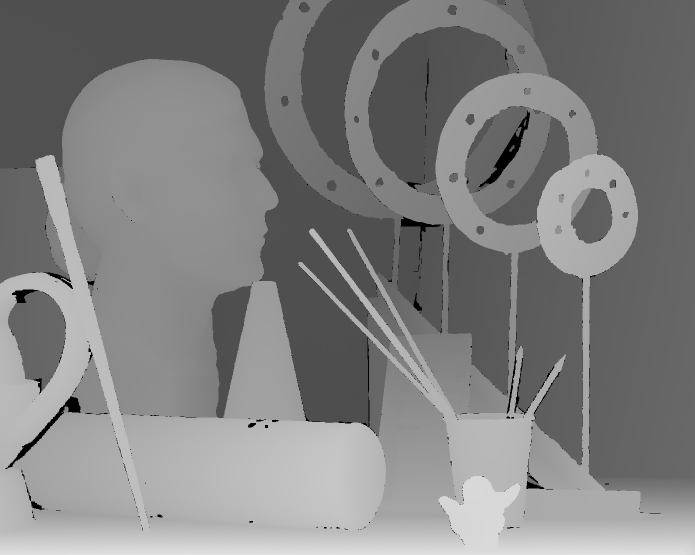
#> input picture dataset/Art/disp5.png, 1390 x 1110 px, given in place of d, which was not available (shown at 1/2 size)
$ python -i verifyEpipole.py   (imports and definitions only)   (Python 2 division)   (older library calls are emulated)
#> lines starting #> are read from the running program, lines starting #| are printed output that depends on the picture; after the words box and inside, x2 and y2 are one past the last pixel; in counts of white or black regions, pixels touching at a corner belong together; pictures that were not available may be replaced by others from this repository, and a replacement may not be noted
import cv2
import numpy as np
from matplotlib import pyplot as plt

# Custom module
from common import constantSource as cs

def drawlines(img1, img2, lines, pts1, pts2):
    ''' img1 - image on which we draw the epilines for the points in img2
        lines - corresponding epilines '''
    r, c = img1.shape
    img1 = cv2.cvtColor(img1, cv2.COLOR_GRAY2BGR)
    img2 = cv2.cvtColor(img2, cv2.COLOR_GRAY2BGR)
    for r, pt1, pt2 in zip(lines, pts1, pts2):
        color = tuple(np.random.randint(0, 255, 3).tolist())
        x0, y0 = map(int, [0, -r[2]/r[1]])
        x1, y1 = map(int, [c, -(r[2]+r[0]*c)/r[1]])
        img1 = cv2.line(img1, (x0, y0), (x1, y1), color, 1)
        img1 = cv2.circle(img1, tuple(pt1), 5, color, -1)
        img2 = cv2.circle(img2, tuple(pt2), 5, color, -1)
    return (img1, img2)

def verifyEpipolarLines(imageSource, mode=cs.path_mode):
    """
    This function verifies the epipolar lines for parallelness. And be
    used for verifying the stereo calibraion data.

    imageSource: Tuple of (image_1, image_2)
                 These can either be path or ndarray depending on 'mode' (see below)
    mode: Can be 'path_mode' or 'stream_mode'
          Specify whether 'imageSource' is path or ndarray
    """
#> called with imageSource = 'dataset/Art/disp5.png', mode = 'PATH'

    if mode == cs.path_mode:
        img1 = cv2.imread(imageSource[0], 0)
#> img1 is the input picture: shape (1110, 1390); min 0, max 225, mean 128.3
        img2 = cv2.imread(imageSource[1], 0)
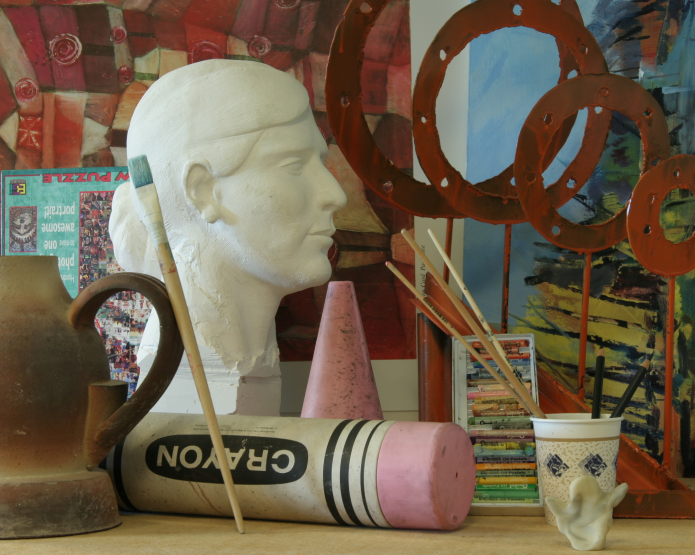
#> input picture dataset/Art/view1.png, 1390 x 1110 px, given in place of a, which was not available (shown at 1/2 size)
#> img2: shape (1110, 1390); min 2, max 243, mean 97.4
    elif mode == cs.stream_mode:
        img1 = imageSource[0]
        img2 = imageSource[1]
    else:
        print(cs.getMessage(cs.invalid_mode))
        raise Exception()

    sift = cv2.SIFT()

    # find the keypoints and descriptors with SIFT
    kp1, des1 = sift.detectAndCompute(img1, None)
#> kp1 = 628 keypoints; strongest (x, y, size): (533, 853, 4.3), (303, 1033, 2.6), (179, 701, 4), (1025, 835, 2.8)
    kp2, des2 = sift.detectAndCompute(img2, None)
#> kp2 = 4343 keypoints; strongest (x, y, size): (295, 690, 38), (1255, 422, 3.3), (1260, 401, 2.8), (237, 276, 25.2)

    # FLANN parameters
    FLANN_INDEX_KDTREE = 0
    index_params = dict(algorithm=FLANN_INDEX_KDTREE, trees=5)
    search_params = dict(checks=50)

    flann = cv2.FlannBasedMatcher(index_params, search_params)
    matches = flann.knnMatch(des1, des2, k=2)
#> matches = 628 matches

    good = []
    pts1 = []
    pts2 = []

    # ratio test as per Lowe's paper
    for i, (m, n) in enumerate(matches):
        if m.distance < 0.8*n.distance:
            good.append(m)
            pts2.append(kp2[m.trainIdx].pt)
            pts1.append(kp1[m.queryIdx].pt)
#> after the loop, good = 63 matches; pts1 = 63 pairs, first value 31.61 to 1259.9, second value 21.35 to 946; pts2 = 63 pairs, first value 4.98 to 1361.5, second value 18.61 to 941.8

    pts1 = np.int32(pts1)
#> pts1 = 63 pairs, first value 31 to 1259, second value 21 to 946
    pts2 = np.int32(pts2)
#> pts2 = 63 pairs, first value 4 to 1361, second value 18 to 941
    F, mask = cv2.findFundamentalMat(pts1, pts2, cv2.FM_LMEDS)
#> F = [[3.45e-07, 1.58e-06, -0.000911], [-1.35e-07, 1.84e-07, 8.81e-05], [-0.000354, -0.00182, 1]]; mask = 63 values, max 1 at index 1, min 0 at index 0, mean 0.905

    # We select only inlier points
    pts1 = pts1[mask.ravel() == 1]
#> pts1 = 57 pairs, first value 60 to 1259, second value 21 to 862
    pts2 = pts2[mask.ravel() == 1]
#> pts2 = 57 pairs, first value 318 to 1361, second value 18 to 941

    # Find epilines corresponding to points in right image (second image) and
    # drawing its lines on left image
    lines1 = cv2.computeCorrespondEpilines(pts2.reshape(-1, 1, 2), 2, F)
#> lines1 = 57 rows, first 8: [-0.146, -0.989, 492.3], [-0.161, -0.987, 508.4], [-0.266, -0.964, 617], [0.0303, 1, -368], [-0.189, -0.982, 537.3], [-0.172, -0.985, 520.1], [-0.592, -0.806, 925.3], [0.535, -0.845, -310.2]
    lines1 = lines1.reshape(-1, 3)
    img5 = drawlines(img1, img2, lines1, pts1, pts2)[0]
#> the loop in drawlines, `for r, pt1, pt2 in zip(lines, pts1, pts2):` made 57 passes
#> (r, pt1, pt2, color, y0, y1) on passes 1 to 9: ([-0.146, -0.989, 492.3], [60, 549], [924, 101], (172, 47, 117), 497, 292), ([-0.161, -0.987, 508.4], [95, 399], [903, 122], (192, 67, 251), 515, 288), ([-0.266, -0.964, 617], [116, 608], [914, 338], (195, 103, 9), 640, 256), ([0.0303, 1, -368], [118, 326], [1328, 673], (211, 21, 242), 368, 325), ([-0.189, -0.982, 537.3], [125, 491], [882, 179], (36, 87, 70), 547, 280), ([-0.172, -0.985, 520.1], [133, 529], [892, 143], (216, 88, 140), 528, 285), ([-0.592, -0.806, 925.3], [440, 825], [935, 797], (58, 193, 230), 1148, 126), ([0.535, -0.845, -310.2], [521, 323], [1119, 131], (39, 87, 174), -367, 513), ([0.535, -0.845, -310.2], [524, 338], [1119, 131], (88, 81, 165), -367, 513)
#> after the loop in drawlines, `for r, pt1, pt2 in zip(lines, pts1, pts2):`:
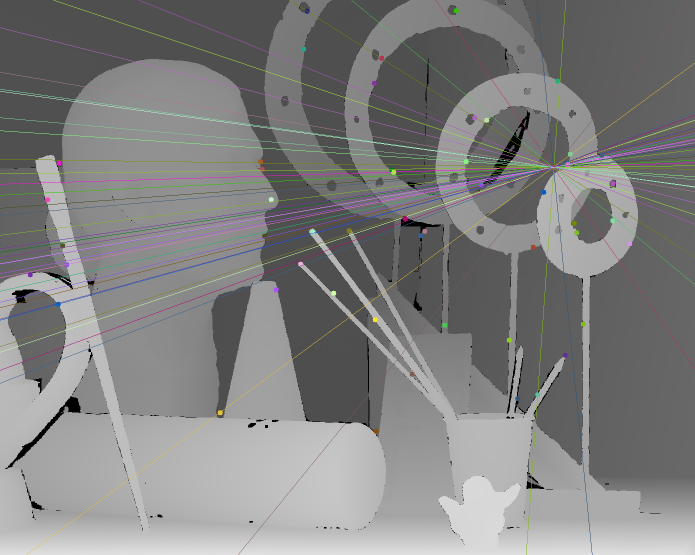
#> img1: shape (1110, 1390, 3) (shown at 1/2 size); mean B, G, R 128.4, 128.7, 128.7
#> after the loop in drawlines, `for r, pt1, pt2 in zip(lines, pts1, pts2):`:
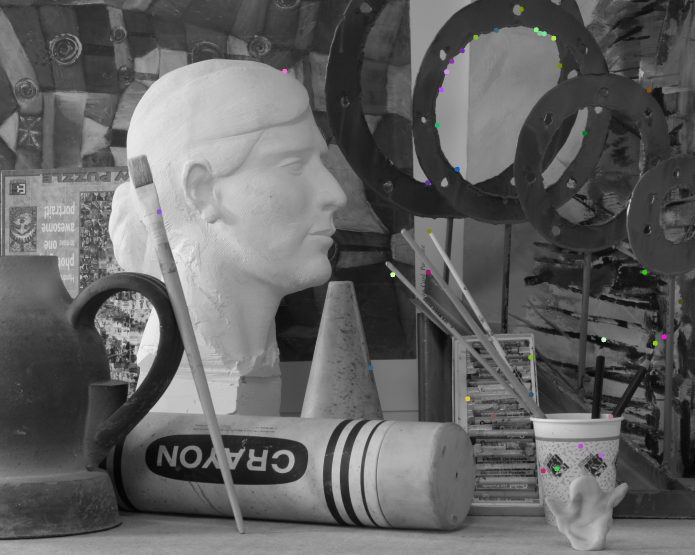
#> img2: shape (1110, 1390, 3) (shown at 1/2 size); mean B, G, R 97.4, 97.5, 97.5

    # Find epilines corresponding to points in left image (first image) and
    # drawing its lines on right image
    lines2 = cv2.computeCorrespondEpilines(pts1.reshape(-1, 1, 2), 1, F)
#> lines2 = 57 rows, first 8: [-0.117, 0.993, -102.6], [-0.856, 0.516, 837.9], [0.444, 0.896, -708.4], [-0.937, 0.349, 967.4], [-0.49, 0.872, 343.2], [-0.164, 0.986, -48.48], [0.95, 0.314, -1137.9], [-0.944, 0.33, 979.5]
    lines2 = lines2.reshape(-1, 3)
    img3 = drawlines(img2, img1, lines2, pts2, pts1)[0]
#> the loop in drawlines (call 2), `for r, pt1, pt2 in zip(lines, pts1, pts2):` made 57 passes
#> (r, pt1, pt2, color, y0, y1) on passes 1 to 9: ([-0.117, 0.993, -102.6], [924, 101], [60, 549], (50, 155, 14), 103, 267), ([-0.856, 0.516, 837.9], [903, 122], [95, 399], (41, 58, 193), -1623, 683), ([0.444, 0.896, -708.4], [914, 338], [116, 608], (36, 10, 86), 790, 102), ([-0.937, 0.349, 967.4], [1328, 673], [118, 326], (43, 104, 11), -2768, 958), ([-0.49, 0.872, 343.2], [882, 179], [125, 491], (2, 51, 80), -393, 387), ([-0.164, 0.986, -48.48], [892, 143], [133, 529], (32, 182, 128), 49, 280), ([0.95, 0.314, -1137.9], [935, 797], [440, 825], (38, 19, 174), 3626, -579), ([-0.944, 0.33, 979.5], [1119, 131], [521, 323], (42, 115, 184), -2963, 1005), ([-0.926, 0.377, 949.1], [1119, 131], [524, 338], (188, 232, 77), -2519, 898)
#> pass 1, in drawlines (call 2), `img1 = cv2.line(img1, (x0, y0), (x1, y1), color, 1)`:
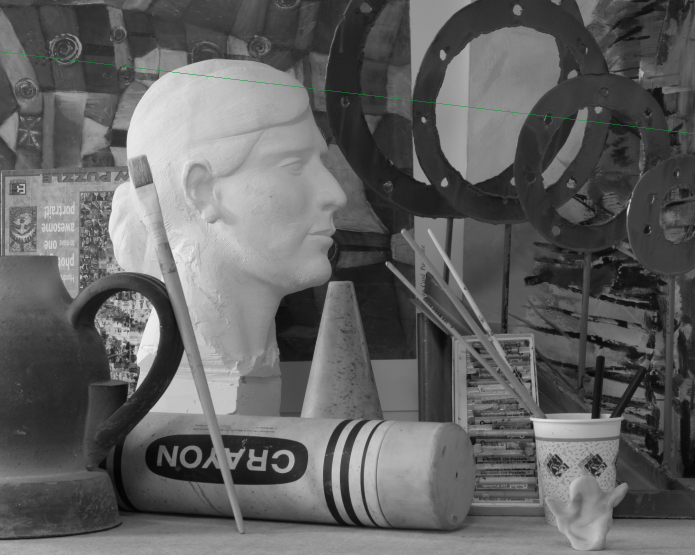
#> img1: shape (1110, 1390, 3) (shown at 1/2 size); mean B, G, R 97.4, 97.5, 97.3
#> pass 2, in drawlines (call 2), `img1 = cv2.line(img1, (x0, y0), (x1, y1), color, 1)`:
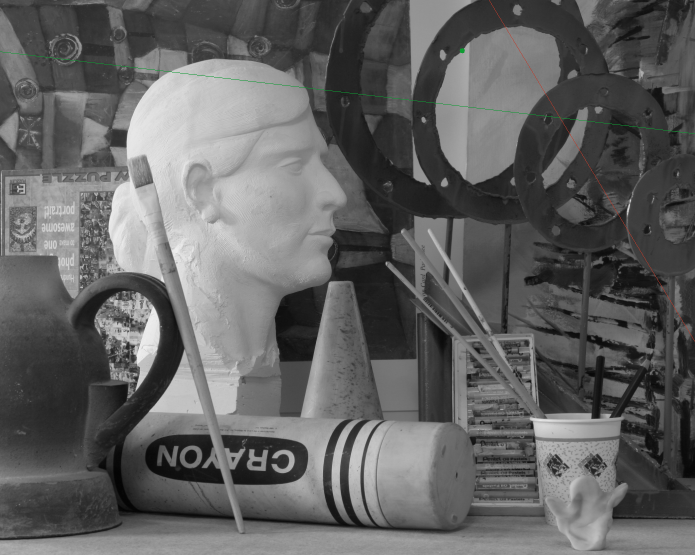
#> img1: shape (1110, 1390, 3) (shown at 1/2 size); mean B, G, R 97.3, 97.4, 97.4
#> after the loop in drawlines (call 2), `for r, pt1, pt2 in zip(lines, pts1, pts2):`:
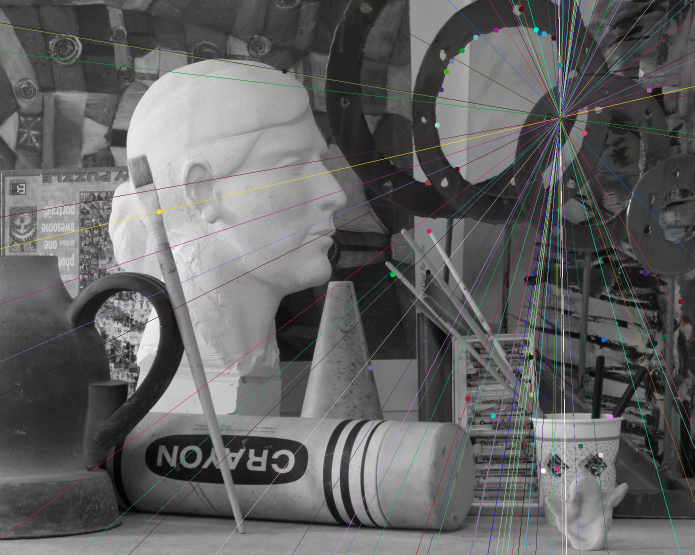
#> img1: shape (1110, 1390, 3) (shown at 1/2 size); 3.33% of pixels changed, all inside (x1, y1, x2, y2) = (0, 0, 1390, 1110)
#> after the loop in drawlines (call 2), `for r, pt1, pt2 in zip(lines, pts1, pts2):`:
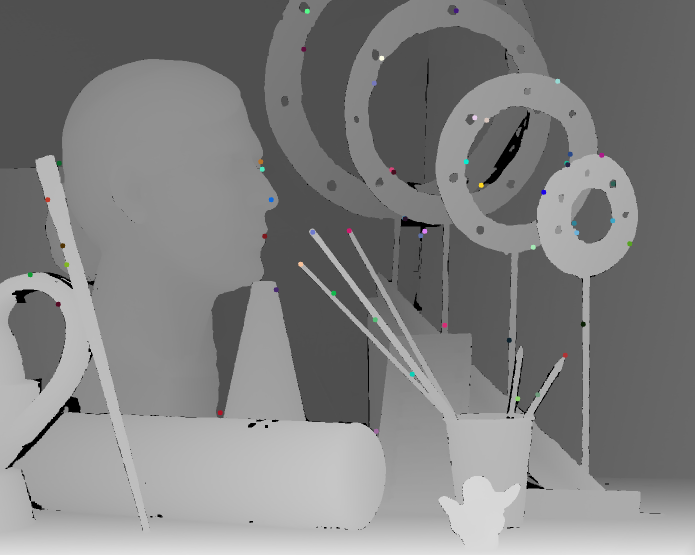
#> img2: shape (1110, 1390, 3) (shown at 1/2 size); mean B, G, R 128.3, 128.3, 128.3

    plt.subplot(121)
    plt.imshow(img5)
    plt.subplot(122)
    plt.imshow(img3)
    plt.show()
#> figure, not shown here; B, G, R data is drawn as R, G, B

>>> result = verifyEpipolarLines('dataset/Art/disp5.png')
